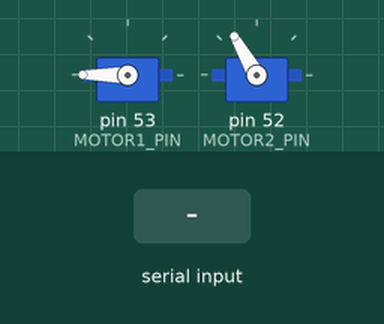
This sketch was run on a simulated Arduino Mega 2560, built with avr-gcc and run on an emulated ATmega2560. Shown: 2 × servo. Inputs (shaded band) come from the test bench.

Above: at 1.2 s.
1.3 s: "F90\n" received over the second serial link
At 1.77 s:
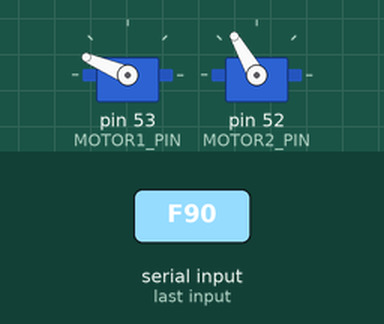
4.3 s: "R90\n" received over the second serial link
At 7.0 s:
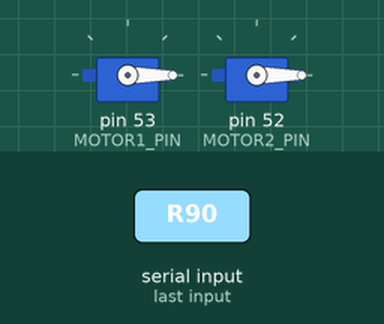
7.3 s: "S90\n" received over the second serial link
At 8.07 s:
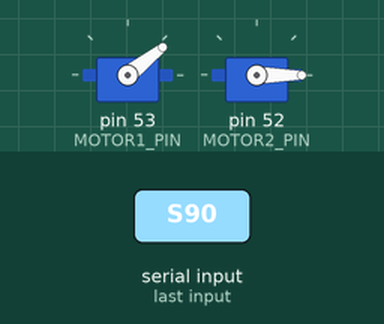
10.3 s: "H90\n" received over the second serial link
At 11.08 s:
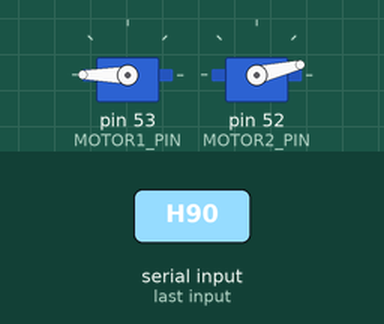
13.3 s: "R,45\n" received over the second serial link
At 15.4 s:
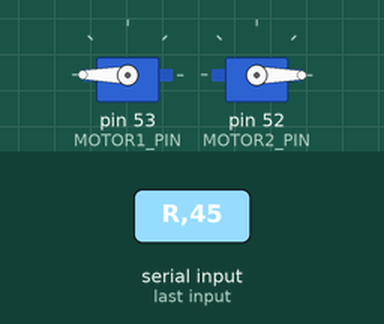
Timing chart, 0 to 16.7 s (numbered marks = the images above; inputs shaded):
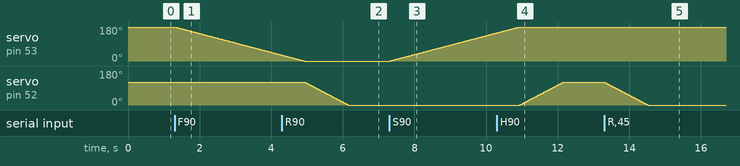

The sketch:

Catapault_School_Prototype.ino
```cpp
#include <Servo.h>

// =====================================================
// ARDUINO MEGA + HC-05 / HC-06 (Bluetooth on Serial1)
// NO laptop needed after upload
//
// COMMANDS (send via Serial Bluetooth Terminal):
//   F        -> Motor 1 FULL (tension)
//   S        -> Motor 1 RETRACT (no tension)
//   R        -> Motor 2 FULL (release)
//   H        -> Motor 2 RETRACT (block)
//   X        -> Fire once (full safe fire sequence)
//   E###     -> Repeat fire every ### seconds (E180 = every 3 min, E3600 = every hour)
//   D        -> Disable repeating
//
// Bluetooth wiring (Mega):
//   HC-05 TX -> RX1 (pin 19)
//   HC-05 RX -> TX1 (pin 18) THROUGH voltage divider
// =====================================================

// ================= SERVOS =================
Servo motor1;   // Tension motor
Servo motor2;   // Release motor

// Pins (your setup)
const byte MOTOR1_PIN = 53;
const byte MOTOR2_PIN = 52;

// Angle limits
const int M1_RETRACT = 180; // no tension
const int M1_FULL    = 0;   // max tension

const int M2_RETRACT = 120; // blocks / prevents release
const int M2_FULL    = 0;   // releases

// ================= SPEED / STRENGTH TUNING =================
const int STEP_DELAY_M1_MS      = 20; // slower = more effective torque
const int STEP_DELAY_M2_MS      = 10; // normal speed
const int STEP_DELAY_M2_FAST_MS = 2;  // fast release during X

// ================= SEQUENCE DELAYS =================
const int SAFE_SETTLE_MS        = 400;
const int HOLD_TENSION_MS       = 300;
const int TENSION_DELAY_MS      = 800;
const int RELEASE_DELAY_MS      = 80;
const int POST_RELEASE_HOLD_MS  = 700;

// ================= REPEAT SCHEDULING =================
bool repeatEnabled = false;
unsigned long repeatIntervalMs = 0;
unsigned long lastFireMs = 0;

// Track current positions
int m1Pos = M1_RETRACT;
int m2Pos = M2_RETRACT;

// -----------------------------------------------------
void moveServoSmoothCustom(Servo &s, int &currentPos, int targetPos, int stepDelayMs) {
  targetPos = constrain(targetPos, 0, 180);
  stepDelayMs = max(stepDelayMs, 0);

  if (currentPos < targetPos) {
    for (int p = currentPos; p <= targetPos; p++) {
      s.write(p);
      delay(stepDelayMs);
    }
  } else {
    for (int p = currentPos; p >= targetPos; p--) {
      s.write(p);
      delay(stepDelayMs);
    }
  }
  currentPos = targetPos;
}

// -----------------------------------------------------
void btPrint(const char* msg) {
  Serial1.println(msg);
}

// -----------------------------------------------------
void fireSequence() {
  btPrint("SAFE -> FIRE");

  // Ensure safe start
  moveServoSmoothCustom(motor1, m1Pos, M1_RETRACT, STEP_DELAY_M1_MS);
  moveServoSmoothCustom(motor2, m2Pos, M2_RETRACT, STEP_DELAY_M2_MS);
  delay(SAFE_SETTLE_MS);

  // Build tension (slow = strong)
  moveServoSmoothCustom(motor1, m1Pos, M1_FULL, STEP_DELAY_M1_MS);
  delay(HOLD_TENSION_MS);
  delay(TENSION_DELAY_MS);

  // Release (fast)
  moveServoSmoothCustom(motor2, m2Pos, M2_FULL, STEP_DELAY_M2_FAST_MS);
  delay(RELEASE_DELAY_MS);

  // Allow full release before retracting tension
  delay(POST_RELEASE_HOLD_MS);

  // Reset safe
  moveServoSmoothCustom(motor1, m1Pos, M1_RETRACT, STEP_DELAY_M1_MS);
  moveServoSmoothCustom(motor2, m2Pos, M2_RETRACT, STEP_DELAY_M2_MS);

  btPrint("DONE");
}

// -----------------------------------------------------
void handleCommand(char cmd) {
  cmd = toupper(cmd);

  switch (cmd) {
    case 'F':
      moveServoSmoothCustom(motor1, m1Pos, M1_FULL, STEP_DELAY_M1_MS);
      btPrint("M1 FULL");
      break;

    case 'S':
      moveServoSmoothCustom(motor1, m1Pos, M1_RETRACT, STEP_DELAY_M1_MS);
      btPrint("M1 RETRACT");
      break;

    case 'R':
      moveServoSmoothCustom(motor2, m2Pos, M2_FULL, STEP_DELAY_M2_MS);
      btPrint("M2 RELEASE");
      break;

    case 'H':
      moveServoSmoothCustom(motor2, m2Pos, M2_RETRACT, STEP_DELAY_M2_MS);
      btPrint("M2 BLOCK");
      break;

    case 'X':
      fireSequence();
      break;

    case 'E': { // Enable repeating
      long seconds = Serial1.parseInt();
      if (seconds > 0) {
        repeatIntervalMs = (unsigned long)seconds * 1000UL;
        lastFireMs = millis();
        repeatEnabled = true;

        Serial1.print("REPEAT EVERY ");
        Serial1.print(seconds);
        Serial1.println(" SECONDS");
      } else {
        btPrint("ERR: USE E###");
      }
      break;
    }

    case 'D':
      repeatEnabled = false;
      btPrint("REPEAT OFF");
      break;

    default:
      break;
  }
}

// -----------------------------------------------------
void setup() {
  // Bluetooth on Serial1 (pins 18/19)
  Serial1.begin(9600);

  motor1.attach(MOTOR1_PIN);
  motor2.attach(MOTOR2_PIN);

  // Start safe
  motor1.write(M1_RETRACT);
  motor2.write(M2_RETRACT);
  m1Pos = M1_RETRACT;
  m2Pos = M2_RETRACT;

  btPrint("READY: F S R H X | E### repeat(sec) | D stop");
}

// -----------------------------------------------------
void loop() {
  // Bluetooth input
  while (Serial1.available()) {
    char c = Serial1.read();
    handleCommand(c);
  }

  // Repeating scheduler
  if (repeatEnabled) {
    unsigned long now = millis();
    if (now - lastFireMs >= repeatIntervalMs) {
      lastFireMs = now;
      fireSequence();
    }
  }
}
```

Measured:
- after the input at 1.3 s, servo on pin 53 (MOTOR1_PIN): moves from 180° to 31° over 3.0 s, starting at once
- after the input at 4.3 s, servo on pin 52 (MOTOR2_PIN): moves from 120° to 0° over 1.2 s, starting after 0.65 s
- after the input at 7.3 s, servo on pin 53 (MOTOR1_PIN): moves from 0° to 149° over 3.0 s, starting at once
- after the input at 10.3 s, servo on pin 52 (MOTOR2_PIN): moves from 0° to 120° over 1.2 s, starting after 0.65 s
- after the input at 13.3 s, servo on pin 52 (MOTOR2_PIN): moves from 120° to 0° over 1.2 s, starting at once
